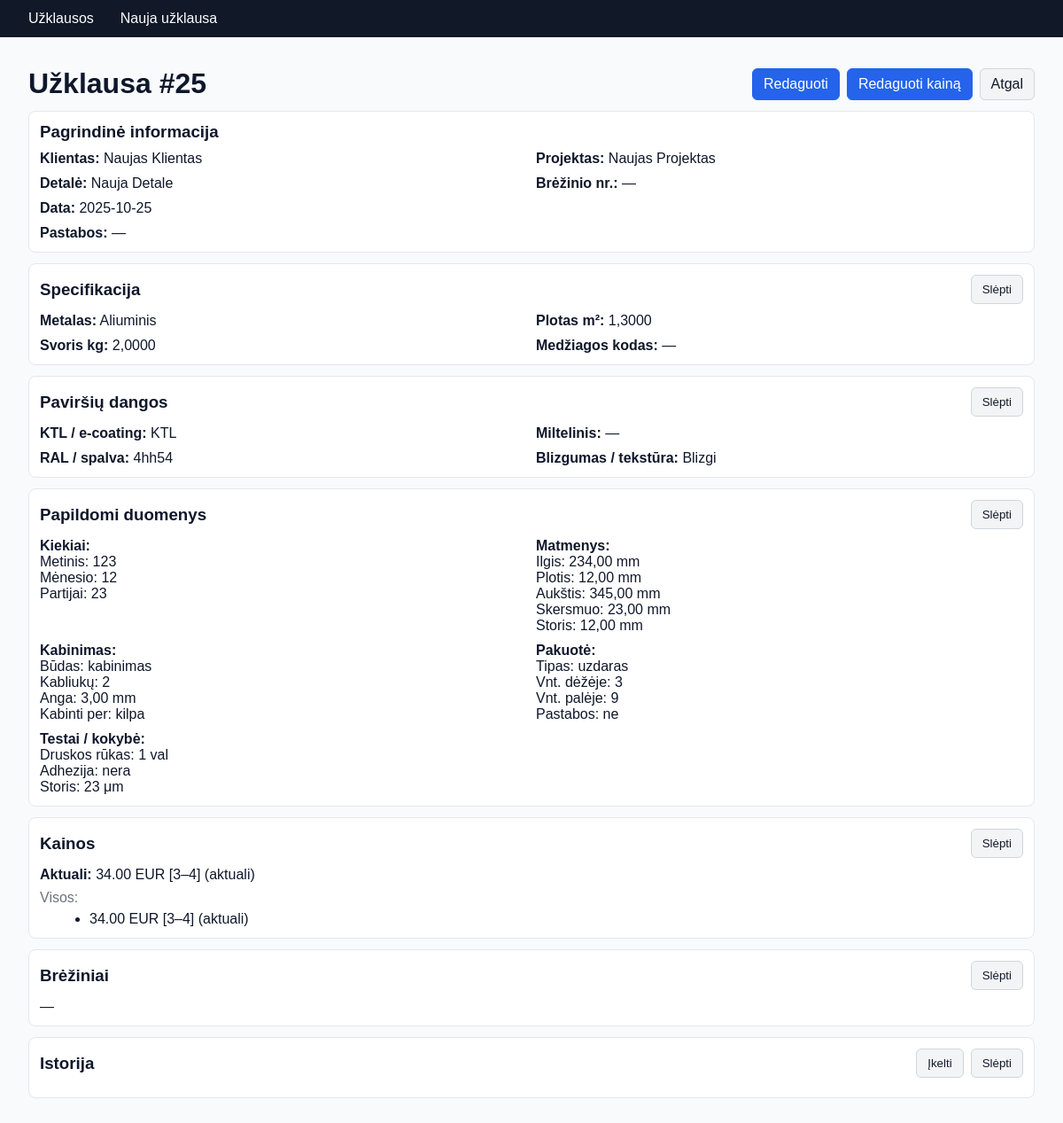
/detaliu_registras/perziureti_uzklausa/25/, run on an earlier commit of the app's database.
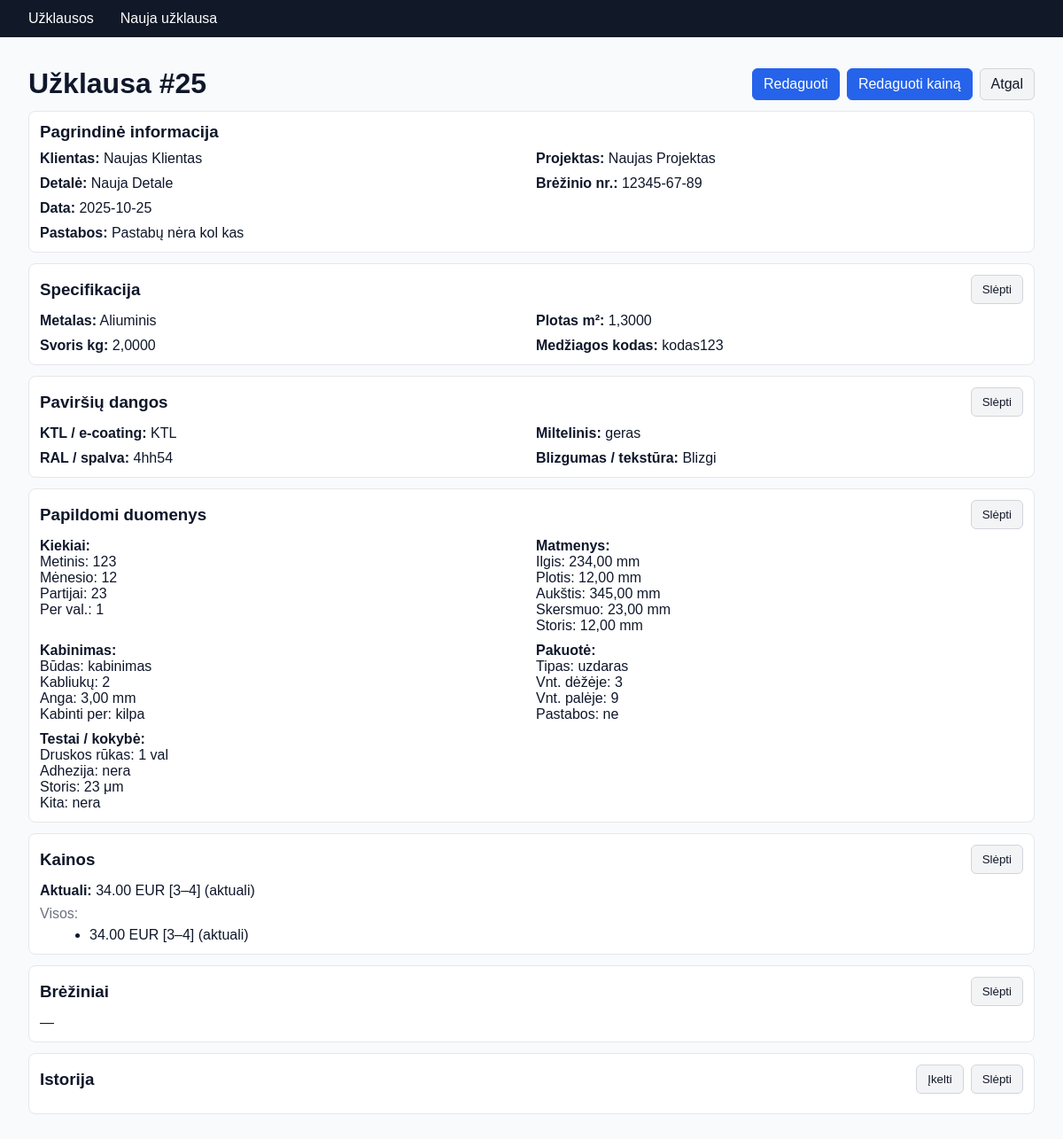
And on a later commit of the database.
### detaliu_registras/models.py (models this page shows, shortened)
class Timestamped(models.Model):
    created = models.DateTimeField(auto_now_add=True, null=True, blank=True)
    updated = models.DateTimeField(auto_now=True, null=True, blank=True)
    class Meta:
        abstract = True

class Uzklausa(Timestamped):
    klientas = models.ForeignKey(Klientas, on_delete=models.SET_NULL, null=True, blank=True, related_name="uzklausos")
    projektas = models.ForeignKey(Projektas, on_delete=models.SET_NULL, null=True, blank=True, related_name="uzklausos")
    detale = models.ForeignKey(Detale, on_delete=models.SET_NULL, null=True, blank=True, related_name="uzklausos")
    pastabos = models.TextField(blank=True, null=True)
    data = models.DateField(auto_now_add=True, null=True, blank=True)
    history = HistoricalRecords()

class Detale(Timestamped):
    pavadinimas = models.CharField(max_length=255)
    brezinio_nr = models.CharField(max_length=255, blank=True, null=True)
    kiekis_metinis = models.IntegerField(blank=True, null=True)
    kiekis_menesis = models.IntegerField(blank=True, null=True)
    kiekis_partijai = models.IntegerField(blank=True, null=True)
    kiekis_per_val = models.IntegerField(blank=True, null=True)
    ilgis_mm = models.DecimalField(max_digits=12, decimal_places=2, blank=True, null=True)
    plotis_mm = models.DecimalField(max_digits=12, decimal_places=2, blank=True, null=True)
    aukstis_mm = models.DecimalField(max_digits=12, decimal_places=2, blank=True, null=True)
    skersmuo_mm = models.DecimalField(max_digits=12, decimal_places=2, blank=True, null=True)
    storis_mm = models.DecimalField(max_digits=12, decimal_places=2, blank=True, null=True)
    kabinimo_budas = models.CharField(max_length=255, blank=True, null=True)
    kabliuku_kiekis = models.IntegerField(blank=True, null=True)
    kabinimo_anga_mm = models.DecimalField(max_digits=12, decimal_places=2, blank=True, null=True)
    kabinti_per = models.CharField(max_length=255, blank=True, null=True)
    pakuotes_tipas = models.CharField(max_length=255, blank=True, null=True)
    vienetai_dezeje = models.IntegerField(blank=True, null=True)
    vienetai_paleje = models.IntegerField(blank=True, null=True)
    pakuotes_pastabos = models.CharField(max_length=255, blank=True, null=True)
    testai_druskos_rukas_val = models.IntegerField(blank=True, null=True)
    testas_adhezija = models.CharField(max_length=255, blank=True, null=True)
    testas_storis_mikronai = models.IntegerField(blank=True, null=True)
    testai_kita = models.CharField(max_length=255, blank=True, null=True)
    ppap_dokumentai = models.CharField(max_length=255, blank=True, null=True)
    priedai_info = models.CharField(max_length=255, blank=True, null=True)
    history = HistoricalRecords()

class DetaleSpecifikacija(Timestamped):
    detale = models.OneToOneField(Detale, on_delete=models.CASCADE, related_name="specifikacija")
    metalas = models.CharField(max_length=255, blank=True, null=True)
    plotas_m2 = models.DecimalField(max_digits=12, decimal_places=4, blank=True, null=True)
    svoris_kg = models.DecimalField(max_digits=12, decimal_places=4, blank=True, null=True)
    medziagos_kodas = models.CharField(max_length=255, blank=True, null=True)
    history = HistoricalRecords()

class PavirsiuDangos(Timestamped):
    detale = models.OneToOneField(Detale, on_delete=models.CASCADE, related_name="pavirsiu_dangos")
    ktl_ec_name = models.CharField(max_length=255, blank=True, null=True)
    miltelinis_name = models.CharField(max_length=255, blank=True, null=True)
    spalva_ral = models.CharField(max_length=64, blank=True, null=True)
    blizgumas = models.CharField(max_length=128, blank=True, null=True)
    history = HistoricalRecords()

class Klientas(Timestamped):
    vardas = models.CharField(max_length=255)
    history = HistoricalRecords()

class Projektas(Timestamped):
    klientas = models.ForeignKey(Klientas, on_delete=models.CASCADE, related_name="projektai")
    pavadinimas = models.CharField(max_length=255)
    aprasymas = models.TextField(blank=True, null=True)
    history = HistoricalRecords()
    def __str__(self):
        return self.pavadinimas

### detaliu_registras/views.py (the view)
# urls.py: path("perziureti_uzklausa/<int:pk>/", UzklausaDetailView.as_view(), name="perziureti_uzklausa"),
class UzklausaDetailView(DetailView):
    model = Uzklausa
    template_name = "detaliu_registras/perziureti_uzklausa.html"
    context_object_name = "uzklausa"
    def get_context_data(self, **kwargs):
        ctx = super().get_context_data(**kwargs)
        uzk = self.object
        kainos = uzk.kainos.all().order_by("-id")
        current = kainos.filter(busena="aktuali").first()
        ctx["kaina_aktuali"] = current
        ctx["kainos"] = kainos
        return ctx

### detaliu_registras/models.py (called while the page is built)
    def __str__(self):
        base = f"{self.suma} {self.valiuta}"
        if self.yra_fiksuota and self.fiksuotas_kiekis:
            return f"{base} ({self.fiksuotas_kiekis} {self.kainos_matas or ''}, {self.busena})"
        if self.kiekis_nuo or self.kiekis_iki:
            r1 = self.kiekis_nuo or 0
            r2 = self.kiekis_iki or "∞"
            return f"{base} [{r1}–{r2}] ({self.busena})"
        return f"{base} ({self.busena})"

### detaliu_registras/templates/detaliu_registras/perziureti_uzklausa.html (shortened to what the changed rows need)
{% extends "base.html" %}
{% block content %}
<div class="container">
  <header style="display:flex;align-items:center;justify-content:space-between;gap:12px;margin:16px 0 12px">
    <h1 style="margin:0">Užklausa #{{ uzklausa.pk }}</h1>
    <div style="display:flex;gap:8px;flex-wrap:wrap">
      <a class="btn" href="{% url 'detaliu_registras:redaguoti_uzklausa' uzklausa.pk %}">Redaguoti</a>
      <a class="btn" href="{% url 'detaliu_registras:redaguoti_kaina' uzklausa.pk %}">Redaguoti kainą</a>
      <a class="btn btn-secondary" href="{% url 'detaliu_registras:uzklausa_list' %}">Atgal</a>
    </div>
  </header>
  <section class="box">
    <div class="grid">
      <div><strong>Klientas:</strong> {% firstof uzklausa.klientas.vardas uzklausa.klientas "—" %}</div>
      <div><strong>Projektas:</strong> {{ uzklausa.projektas|default:"—" }}</div>
      <div><strong>Detalė:</strong> {{ uzklausa.detale.pavadinimas|default:"—" }}</div>
      <div><strong>Brėžinio nr.:</strong> {{ uzklausa.detale.brezinio_nr|default:"—" }}</div>
      <div><strong>Data:</strong> {{ uzklausa.data|date:"Y-m-d" }}</div>
      <div style="grid-column:1/-1"><strong>Pastabos:</strong> {{ uzklausa.pastabos|default:"—" }}</div>
    </div>
  </section>
  <section class="box blk" data-key="spec">
    <div class="blk-body" style="margin-top:10px">
      {% with s=uzklausa.detale.specifikacija %}
        {% if s %}
          <div class="grid">
            <div><strong>Metalas:</strong> {{ s.metalas|default:"—" }}</div>
            <div><strong>Plotas m²:</strong> {% if s.plotas_m2 or s.plotas_m2 == 0 %}{{ s.plotas_m2 }}{% else %}—{% endif %}</div>
            <div><strong>Svoris kg:</strong> {% if s.svoris_kg or s.svoris_kg == 0 %}{{ s.svoris_kg }}{% else %}—{% endif %}</div>
            <div><strong>Medžiagos kodas:</strong> {{ s.medziagos_kodas|default:"—" }}</div>
          </div>
        {% else %}
          —
        {% endif %}
      {% endwith %}
    </div>
  </section>
  <section class="box blk" data-key="dangos">
    <div class="blk-body" style="margin-top:10px">
      {% with d=uzklausa.detale.pavirsiu_dangos %}
        {% if d %}
          <div class="grid">
            <div><strong>KTL / e-coating:</strong> {{ d.ktl_ec_name|default:"—" }}</div>
            <div><strong>Miltelinis:</strong> {{ d.miltelinis_name|default:"—" }}</div>
            <div><strong>RAL / spalva:</strong> {{ d.spalva_ral|default:"—" }}</div>
            <div><strong>Blizgumas / tekstūra:</strong> {{ d.blizgumas|default:"—" }}</div>
          </div>
        {% else %}
          —
        {% endif %}
      {% endwith %}
    </div>
  </section>
  <section class="box blk" data-key="extra">
    <div class="blk-body" style="margin-top:10px">
      <div class="grid">
        <div>
          <strong>Kiekiai:</strong><br>
          {% with d=uzklausa.detale %}
            {% if d.kiekis_metinis or d.kiekis_menesis or d.kiekis_partijai or d.kiekis_per_val %}
              {% if d.kiekis_metinis %}Metinis: {{ d.kiekis_metinis }}<br>{% endif %}
              {% if d.kiekis_menesis %}Mėnesio: {{ d.kiekis_menesis }}<br>{% endif %}
              {% if d.kiekis_partijai %}Partijai: {{ d.kiekis_partijai }}<br>{% endif %}
              {% if d.kiekis_per_val %}Per val.: {{ d.kiekis_per_val }}{% endif %}
            {% else %}—{% endif %}
          {% endwith %}
        </div>
        <div>
          <strong>Matmenys:</strong><br>
          {% with d=uzklausa.detale %}
            {% if d.ilgis_mm or d.plotis_mm or d.aukstis_mm or d.skersmuo_mm or d.storis_mm %}
              {% if d.ilgis_mm %}Ilgis: {{ d.ilgis_mm }} mm<br>{% endif %}
              {% if d.plotis_mm %}Plotis: {{ d.plotis_mm }} mm<br>{% endif %}
              {% if d.aukstis_mm %}Aukštis: {{ d.aukstis_mm }} mm<br>{% endif %}
              {% if d.skersmuo_mm %}Skersmuo: {{ d.skersmuo_mm }} mm<br>{% endif %}
              {% if d.storis_mm %}Storis: {{ d.storis_mm }} mm{% endif %}
            {% else %}—{% endif %}
          {% endwith %}
        </div>
        <div>
          <strong>Kabinimas:</strong><br>
          {% with d=uzklausa.detale %}
            {% if d.kabinimo_budas or d.kabliuku_kiekis or d.kabinimo_anga_mm or d.kabinti_per %}
              {% if d.kabinimo_budas %}Būdas: {{ d.kabinimo_budas }}<br>{% endif %}
              {% if d.kabliuku_kiekis %}Kabliukų: {{ d.kabliuku_kiekis }}<br>{% endif %}
              {% if d.kabinimo_anga_mm %}Anga: {{ d.kabinimo_anga_mm }} mm<br>{% endif %}
              {% if d.kabinti_per %}Kabinti per: {{ d.kabinti_per }}{% endif %}
            {% else %}—{% endif %}
          {% endwith %}
        </div>
        <div>
          <strong>Pakuotė:</strong><br>
          {% with d=uzklausa.detale %}
            {% if d.pakuotes_tipas or d.vienetai_dezeje or d.vienetai_paleje or d.pakuotes_pastabos %}
              {% if d.pakuotes_tipas %}Tipas: {{ d.pakuotes_tipas }}<br>{% endif %}
              {% if d.vienetai_dezeje %}Vnt. dėžėje: {{ d.vienetai_dezeje }}<br>{% endif %}
              {% if d.vienetai_paleje %}Vnt. palėje: {{ d.vienetai_paleje }}<br>{% endif %}
              {% if d.pakuotes_pastabos %}Pastabos: {{ d.pakuotes_pastabos }}{% endif %}
            {% else %}—{% endif %}
          {% endwith %}
        </div>
        <div style="grid-column:1/-1">
          <strong>Testai / kokybė:</strong><br>
          {% with d=uzklausa.detale %}
            {% if d.testai_druskos_rukas_val or d.testas_adhezija or d.testas_storis_mikronai or d.testai_kita %}
              {% if d.testai_druskos_rukas_val %}Druskos rūkas: {{ d.testai_druskos_rukas_val }} val<br>{% endif %}
              {% if d.testas_adhezija %}Adhezija: {{ d.testas_adhezija }}<br>{% endif %}
              {% if d.testas_storis_mikronai %}Storis: {{ d.testas_storis_mikronai }} μm<br>{% endif %}
              {% if d.testai_kita %}Kita: {{ d.testai_kita }}{% endif %}
            {% else %}—{% endif %}
          {% endwith %}
        </div>
      </div>
    </div>
  </section>
</div>
{% endblock %}

What changed in the data, as far as the page shows it:
changed Uzklausa "Naujas Klientas": detale.brezinio_nr "—" → "12345-67-89"; pastabos "—" → "Pastabų nėra kol kas"
changed DetaleSpecifikacija "Aliuminis": medziagos_kodas "—" → "kodas123"
changed PavirsiuDangos "KTL": miltelinis_name "—" → "geras"
changed Detale "kabinimas": kiekis_per_val (not shown) → "1"; testai_kita (not shown) → "nera"
Also different on the page:
text now shown: "Per val.: Kita:"
